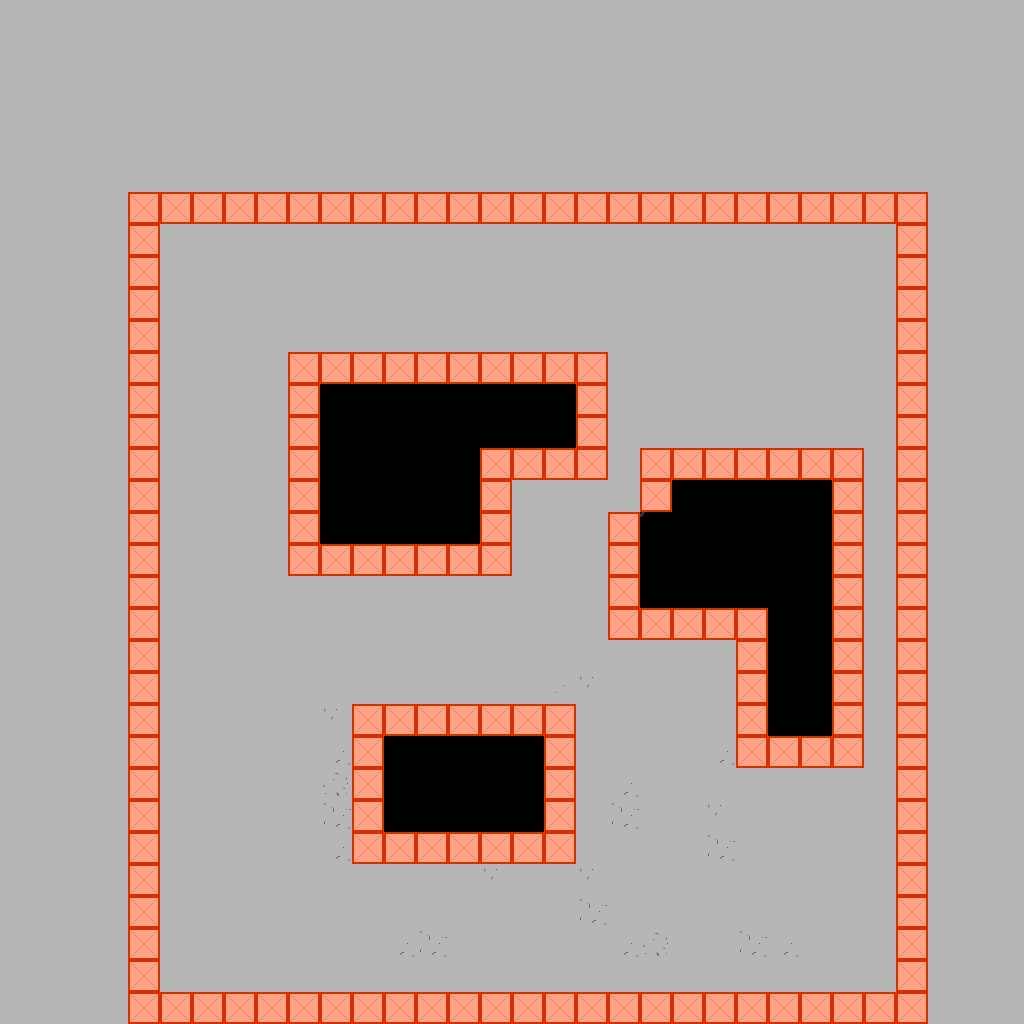

A 2D game scene composited from a Tiled map and its tileset images. What follows is a short description and the map's XML, with each tile layer's data collapsed to a summary:
An orthogonal 32x32 tile map with 32x32 px tiles, 3 tile layers (ground, function, props), 3 tilesets, 1 image layer and 21 objects (20x NPC, Player).

<map version="1.0" orientation="orthogonal" width="32" height="32" tilewidth="32" tileheight="32">
 <properties>
  <property name="data" value="data.json" />
 </properties>
 <tileset firstgid="1" name="Ground" tilewidth="32" tileheight="32">
  <image source="tilesheet.png" width="512" height="512" />
 </tileset>
 <tileset firstgid="257" name="props" tilewidth="96" tileheight="96">
  <image source="props.png" width="512" height="512" />
 </tileset>
 <tileset firstgid="282" name="tile_function" tilewidth="32" tileheight="32">
  <image source="tile_function.png" width="512" height="512" />
  <tile id="0">
   <properties>
    <property name="body" value="static" />
    <property name="type" value="physic" />
   </properties>
  </tile>
  <tile id="1">
   <properties>
    <property name="type" value="no_path" />
   </properties>
  </tile>
 </tileset>
 <imagelayer name="background" width="32" height="32">
  <image source="bg.png" />
 </imagelayer>
 <layer name="ground" width="32" height="32">
  <data>[1024 cells, 1024 non-empty, 21 distinct tile ids]</data>
 </layer>
 <layer name="function" width="32" height="32">
  <properties>
   <property name="functional" value="true" />
  </properties>
  <data>[1024 cells, 179 non-empty, 1 distinct tile ids]</data>
 </layer>
 <layer name="props" width="32" height="32">
  <data>[1024 cells, 0 non-empty, 0 distinct tile ids]</data>
 </layer>
 <objectgroup name="actions" width="32" height="32">
  <object name="NPC" x="676" y="824" width="28" height="34">
   <properties>
    <property name="type" value="npc" />
   </properties>
  </object>
  <object name="Player" x="735" y="944" width="33" height="36">
   <properties>
    <property name="type" value="playerspawn" />
   </properties>
  </object>
  <object name="NPC" x="334" y="631" width="28" height="34">
   <properties>
    <property name="type" value="npc" />
   </properties>
  </object>
  <object name="NPC" x="756" y="305" width="28" height="34">
   <properties>
    <property name="type" value="npc" />
   </properties>
  </object>
  <object name="NPC" x="413" y="267" width="28" height="34">
   <properties>
    <property name="type" value="npc" />
   </properties>
  </object>
  <object name="NPC" x="199" y="292" width="28" height="34">
   <properties>
    <property name="type" value="npc" />
   </properties>
  </object>
  <object name="NPC" x="193" y="541" width="28" height="34">
   <properties>
    <property name="type" value="npc" />
   </properties>
  </object>
  <object name="NPC" x="204" y="794" width="28" height="34">
   <properties>
    <property name="type" value="npc" />
   </properties>
  </object>
  <object name="NPC" x="331" y="949" width="28" height="34">
   <properties>
    <property name="type" value="npc" />
   </properties>
  </object>
  <object name="NPC" x="623" y="892" width="28" height="34">
   <properties>
    <property name="type" value="npc" />
   </properties>
  </object>
  <object name="NPC" x="669" y="691" width="28" height="34">
   <properties>
    <property name="type" value="npc" />
   </properties>
  </object>
  <object name="NPC" x="479" y="631" width="28" height="34">
   <properties>
    <property name="type" value="npc" />
   </properties>
  </object>
  <object name="NPC" x="513" y="583" width="28" height="34">
   <properties>
    <property name="type" value="npc" />
   </properties>
  </object>
  <object name="NPC" x="636" y="369" width="28" height="34">
   <properties>
    <property name="type" value="npc" />
   </properties>
  </object>
  <object name="NPC" x="198" y="396" width="28" height="34">
   <properties>
    <property name="type" value="npc" />
   </properties>
  </object>
  <object name="NPC" x="284" y="292" width="28" height="34">
   <properties>
    <property name="type" value="npc" />
   </properties>
  </object>
  <object name="NPC" x="250" y="621" width="28" height="34">
   <properties>
    <property name="type" value="npc" />
   </properties>
  </object>
  <object name="NPC" x="262" y="769" width="28" height="34">
   <properties>
    <property name="type" value="npc" />
   </properties>
  </object>
  <object name="NPC" x="271" y="854" width="28" height="34">
   <properties>
    <property name="type" value="npc" />
   </properties>
  </object>
  <object name="NPC" x="234" y="948" width="28" height="34">
   <properties>
    <property name="type" value="npc" />
   </properties>
  </object>
  <object name="NPC" x="539" y="913" width="28" height="34">
   <properties>
    <property name="type" value="npc" />
   </properties>
  </object>
 </objectgroup>
</map>
